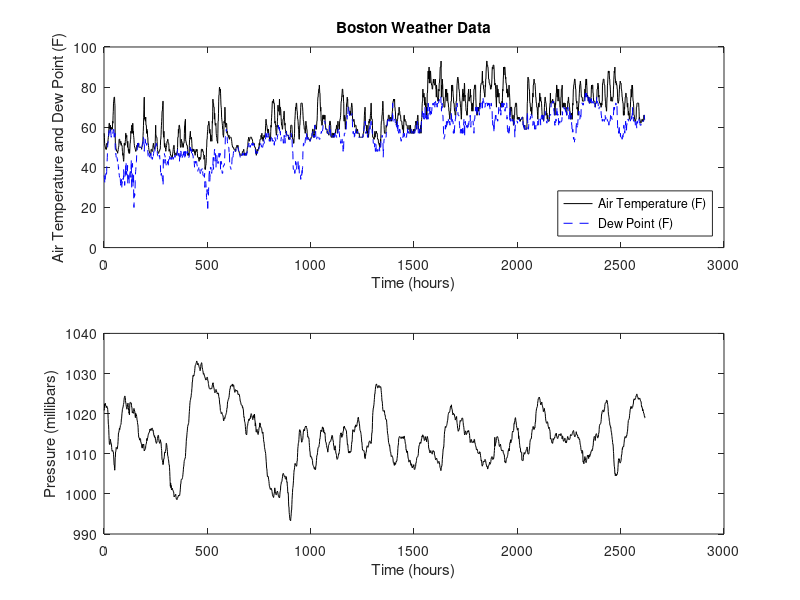

MATLAB code to generate this figure:
%% MatLab Plotting Demostration 

% Hsiu Tsao

%% Input
clear %clears all of the data in the workspace to the right
load boston_data.txt %loads a new excel data set with the name.txt

b = boston_data; %sets the data set as a variable 

time = b(:,1); %set a variable for time by using the data's first column
windspeed = b(:,2); %set a variable for windspeed by using the data's second column
tair = b(:,3); %set a variable for air temperature by using the data's third column
td = b(:,4); %set a variable for dew point by using the data's fourth column
pressure = b(:,5); %set a variable for air pressure by using the data's fifth column 

%% Plot Data
figure %figure is used to create a window to place the graphs

subplot (2,1,1) %creates a new subplot with at the top of the window
plot(time,tair,'k') %plot air temperature over time and color the line black 
hold on %keep the graph and data where it is 
plot(time,td,'b--') %plot dew point over time and color the dashes blue
xlabel('Time (hours)') %label the x axis 
ylabel('Air Temperature and Dew Point (F)') %label the y axis
title('\bfBoston Weather Data') %label the title
legend('Air Temperature (F)','Dew Point (F)','Location', 'SouthEast') 
%create a legend and add the labels of the lines based on which are first
%inputed and specify the location of the legend 

subplot(2,1,2) %creates a new subplot at the bottom of the window
plot(time,pressure,'k') %plot pressure over time and color the line black
xlabel('Time (hours)') %label the x axis
ylabel('Pressure (millibars)') %label the y axis 